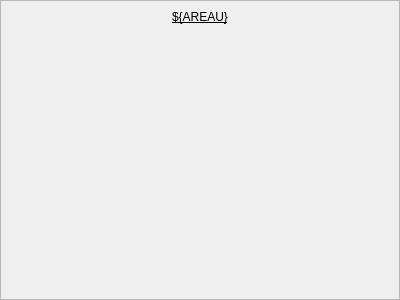
<?xml version="1.0" encoding="UTF-8"?>
<ui version="4.0">
 <class>Form</class>
 <widget class="QWidget" name="Form">
  <property name="geometry">
   <rect>
    <x>0</x>
    <y>0</y>
    <width>400</width>
    <height>300</height>
   </rect>
  </property>
  <property name="windowTitle">
   <string>Form</string>
  </property>
  <layout class="QGridLayout" name="gridLayout">
   <property name="leftMargin">
    <number>0</number>
   </property>
   <property name="topMargin">
    <number>0</number>
   </property>
   <property name="rightMargin">
    <number>0</number>
   </property>
   <property name="bottomMargin">
    <number>0</number>
   </property>
   <property name="spacing">
    <number>0</number>
   </property>
   <item row="0" column="0">
    <widget class="QScrollArea" name="scrollArea">
     <property name="widgetResizable">
      <bool>true</bool>
     </property>
     <widget class="QWidget" name="scrollAreaWidgetContents">
      <property name="geometry">
       <rect>
        <x>0</x>
        <y>0</y>
        <width>398</width>
        <height>298</height>
       </rect>
      </property>
      <layout class="QVBoxLayout" name="verticalLayout">
       <item>
        <widget class="PyDMLabel" name="PyDMLabel">
         <property name="font">
          <font>
           <underline>true</underline>
          </font>
         </property>
         <property name="toolTip">
          <string/>
         </property>
         <property name="text">
          <string>${AREAU}</string>
         </property>
         <property name="alignment">
          <set>Qt::AlignCenter</set>
         </property>
         <property name="rules" stdset="0">
          <string>[]</string>
         </property>
        </widget>
       </item>
       <item>
        <widget class="PyDMTemplateRepeater" name="PyDMTemplateRepeater">
         <property name="toolTip">
          <string/>
         </property>
         <property name="layoutSpacing" stdset="0">
          <number>1</number>
         </property>
         <property name="templateFilename" stdset="0">
          <string>$PYDM/mps/mps_global_inputs_embed.ui</string>
         </property>
         <property name="dataSource" stdset="0">
          <string>$PHYSICS_TOP/mps_configuration/current/display/areas/${AREA}_inputs_global.json</string>
         </property>
        </widget>
       </item>
       <item>
        <spacer name="verticalSpacer">
         <property name="orientation">
          <enum>Qt::Vertical</enum>
         </property>
         <property name="sizeHint" stdset="0">
          <size>
           <width>20</width>
           <height>40</height>
          </size>
         </property>
        </spacer>
       </item>
      </layout>
     </widget>
    </widget>
   </item>
  </layout>
 </widget>
 <customwidgets>
  <customwidget>
   <class>PyDMLabel</class>
   <extends>QLabel</extends>
   <header>pydm.widgets.label</header>
  </customwidget>
  <customwidget>
   <class>PyDMTemplateRepeater</class>
   <extends>QFrame</extends>
   <header>pydm.widgets.template_repeater</header>
  </customwidget>
 </customwidgets>
 <resources/>
 <connections/>
</ui>
